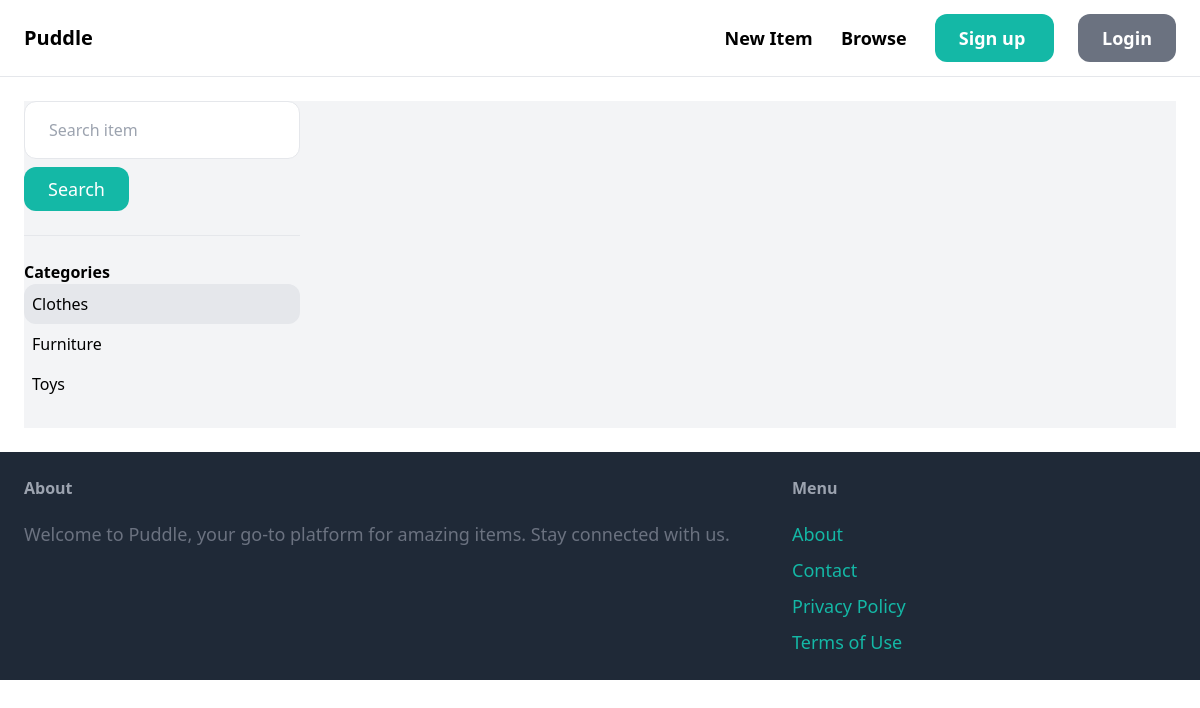
Page /items/?query=&category=3 on the earlier database version.
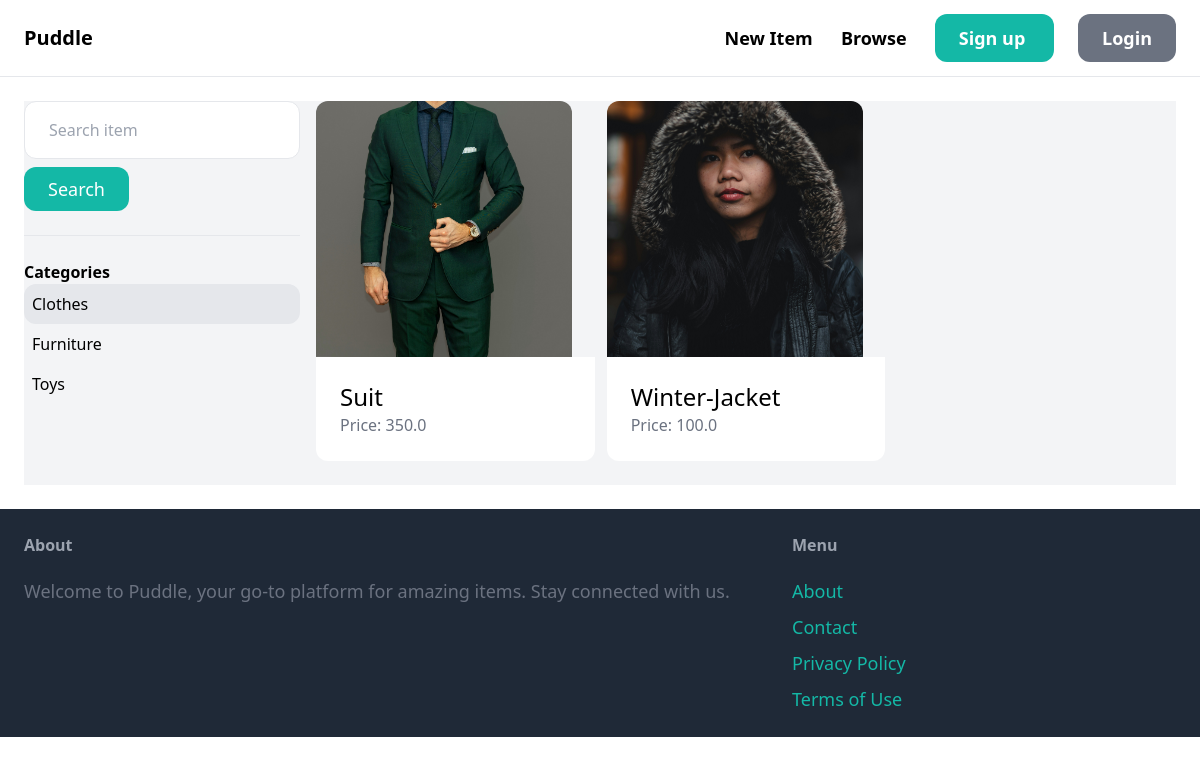
Same page on the later database version.
### item/models.py (models this page shows, shortened)
class Category(models.Model):
    name = models.CharField(max_length=255)
    class Meta:
        ordering = ("name",) # Alphabetic order
        verbose_name_plural = "Categories" # Pluralize Table name

class Item(models.Model):
    category= models.ForeignKey(Category, related_name="items", on_delete=models.CASCADE)
    name = models.CharField(max_length=255)
    description = models.TextField(blank=True, null=True)
    price = models.FloatField()
    image = models.ImageField(upload_to="item_image", blank=True, null=True) # pip install pillow
    is_sold = models.BooleanField(default=False)
    created_by = models.ForeignKey(User, related_name="items", on_delete=models.CASCADE)
    created_at = models.DateTimeField(auto_now_add=True)

### item/views.py (the view)
# urls.py: path("", views.items,name="items"),
def items(request):
     query = request.GET.get("query", '')
     category_id = request.GET.get('category',0)
     categories = Category.objects.all()
     items = Item.objects.filter(is_sold=False)
     if category_id:
          items = items.filter(category_id=category_id)
     if query:
          items = items.filter(Q(name__icontains=query)| Q(description__icontains=query))  # show specified item
     return render(request, "item/items.html", {"items":items, "query":query, "categories":categories, "category_id":int(category_id)})

### item/templates/item/items.html (shortened to what this page needs)
{% extends "core/base.html" %}
{%block content%}
<div class="pb-6 grid grid-cols-4 gap-4 bg-gray-100">
  <div class="col-span-1">
    <form method="get" action="{%url 'item:items'%}">
      <input
        name="query"
        class="w-full py-4 px-6 border rounded-xl"
        type="text"
        value="{{query}}"
        placeholder="Search item"
      />
      <button class="mt-2 py-2 px-6 text-lg bg-teal-500 text-white rounded-xl">
        Search
      </button>
    </form>
    <hr class="my-6" />
    <p class="font-semibold">Categories</p>
    <ul>
      {%for category in categories%}
      <li class="py-2 px-2 rounded-xl{% if category.id == category_id%} bg-gray-200{%endif%}">
        <a href="{%url 'item:items'%}?query={{query}}&category={{category.id}}">
            {{category.name}}
        </a>
      </li>
      {%endfor%}
    </ul>
  </div>
  <div class="col-span-3">
    <div class="grid grid-cols-3 gap-3">
      {% for item in items %}
      <div>
        <a href="{%url 'item:detail' item.id%}">
          <div>
            <img
              src="{{ item.image.url }}"
              class="w-64 h-64 object-cover rounded-t-xl"
              alt="image"
            />
          </div>
          <div class="p-6 bg-white rounded-b-xl">
            <h2 class="text-2xl">{{ item.name }}</h2>
            <p class="text-gray-500">Price: {{ item.price }}</p>
          </div>
        </a>
      </div>
      {% endfor %}
    </div>
  </div>
</div>
{%endblock%}

Differences in the rows shown:
added Item: image (picture), name "Suit", price "350.0"
added Item: image (picture), name "Winter-Jacket", price "100.0"
